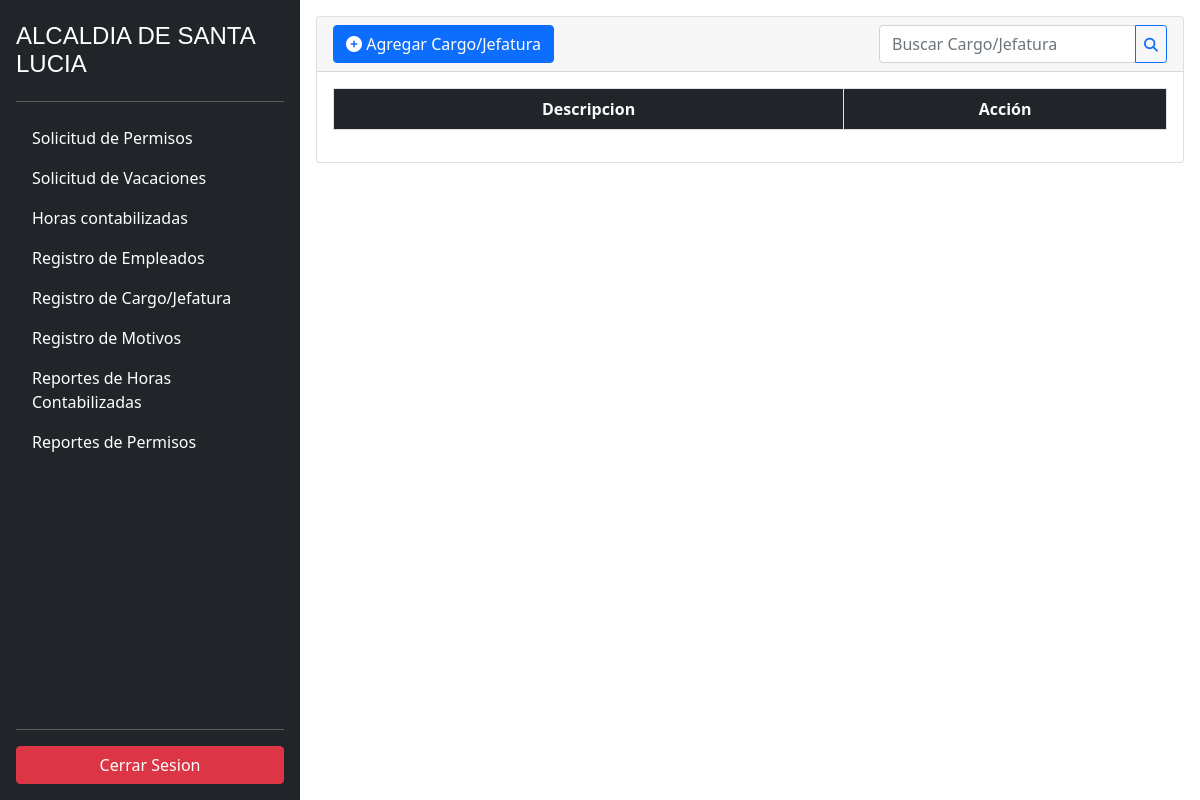
The app's page /jefatura/ (signed in), older data.
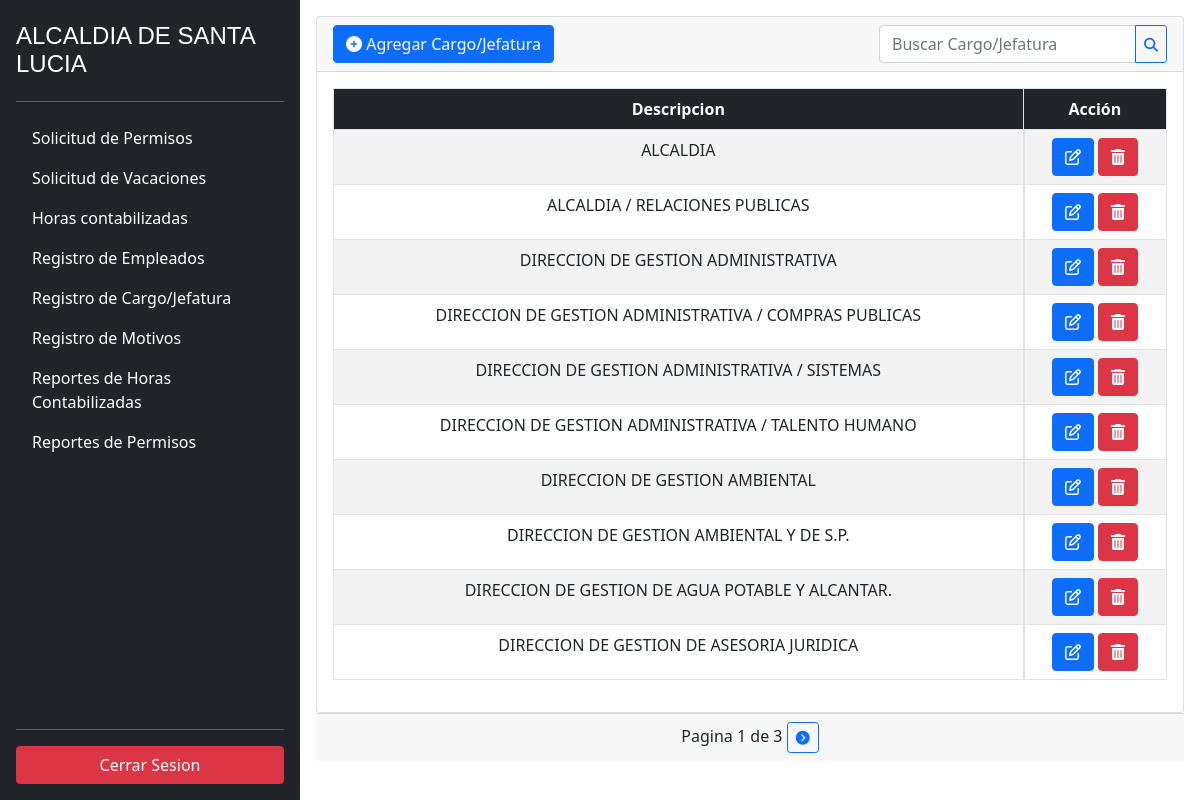
The same page, newer data.
### employee/models.py (models this page shows, shortened)
class Jefatura(models.Model):
    description = models.CharField(max_length=200)
    created = models.DateTimeField(auto_now_add=True)
    updated = models.DateTimeField(auto_now=True)
    state = models.BooleanField(default=True)

### employee/views.py (the view)
# urls.py: path('jefatura/', login_required(JefaturaGenericView.as_view()), name="list_jefatura"),
class JefaturaGenericView(ListView):
    model = Jefatura
    paginate_by= 10
    template_name= 'jefatura/jefatura_list.html'
    context_object_name = 'jefaturas'
    def get_queryset(self):
       result = super(JefaturaGenericView, self).get_queryset()
       query = self.request.GET.get('search')
       if query:
           searchName = Jefatura.objects.filter(Q(description__icontains=query))
           result = searchName
       else:
           result = Jefatura.objects.all()
       return result

### employee/templates/jefatura/jefatura_list.html
{% extends 'base.html' %}
{% block sidebar %}
{% include 'sidebar.html' %}
{% endblock %} {% block content %}
<div class="m-3">
    <div class="card">
      <div class="card-header d-flex justify-content-between align-items-center">
            <a href="{% url 'employee:new_jefatura' %}" class="btn btn-primary"><i class="fa fa-plus-circle"></i> Agregar Cargo/Jefatura</a >
              <form method="GET" action="{% url 'employee:list_jefatura' %}">
                <div class="input-group">
                    <input type="text" class="form-control m-0" placeholder="Buscar Cargo/Jefatura" name="search">
                    <button class="btn btn-outline-primary btn-sm" type="submit"><i class="fa fa-search"></i></button>
                </div>
            </form>
    </div>
    <div class="card-body">
      <table class="table table-bordered table-striped">
        <thead class="bg-dark">
            <tr class="text-center text-light">
            <th scope="col">Descripcion</th>
            <th scope="col" class="text-center">Acción</th>
          </tr>
        </thead>
        <tbody>
          {% for jefatura in jefaturas %}
          <tr class="text-center">
            <td>{{jefatura.description}}</td>
            <td class="d-flex justify-content-center">
              <div class="me-1">
                <a
                  class="btn btn-primary"
                  href="{% url 'employee:update_jefatura' jefatura.id %}"
                >
                  <i class="fa fa-edit"></i>
                </a>
        </div>
        <div>
            <a class="btn btn-danger" href="{% url 'employee:detail_jefatura' jefatura.id %}"><i class="fa fa-trash" aria-hidden="true"></i
                ></a>
        </div>
        </td>
        </tr>
        {% endfor %}
        </tbody>
        </table>
    </div>
</div>
{% include 'paginator.html' %}
</div>
{% endblock %}

Row changes from the older to the newer data that the page shows:
added Jefatura: description "ALCALDIA"
added Jefatura: description "ALCALDIA / RELACIONES PUBLICAS"
added Jefatura: description "DIRECCION DE GESTION ADMINISTRATIVA"
added Jefatura: description "DIRECCION DE GESTION ADMINISTRATIVA / COMPRAS PUBLICAS"
added Jefatura: description "DIRECCION DE GESTION ADMINISTRATIVA / SISTEMAS"
added Jefatura: description "DIRECCION DE GESTION ADMINISTRATIVA / TALENTO HUMANO"
added Jefatura: description "DIRECCION DE GESTION AMBIENTAL"
added Jefatura: description "DIRECCION DE GESTION AMBIENTAL Y DE S.P."
added Jefatura: description "DIRECCION DE GESTION DE AGUA POTABLE Y ALCANTAR."
added Jefatura: description "DIRECCION DE GESTION DE ASESORIA JURIDICA"
Text that changed along with them:
{{ page_obj.number }}: (not shown) → "1"
{{ page_obj.paginator.num_pages }}: (not shown) → "3"
text now shown: "Pagina de"
